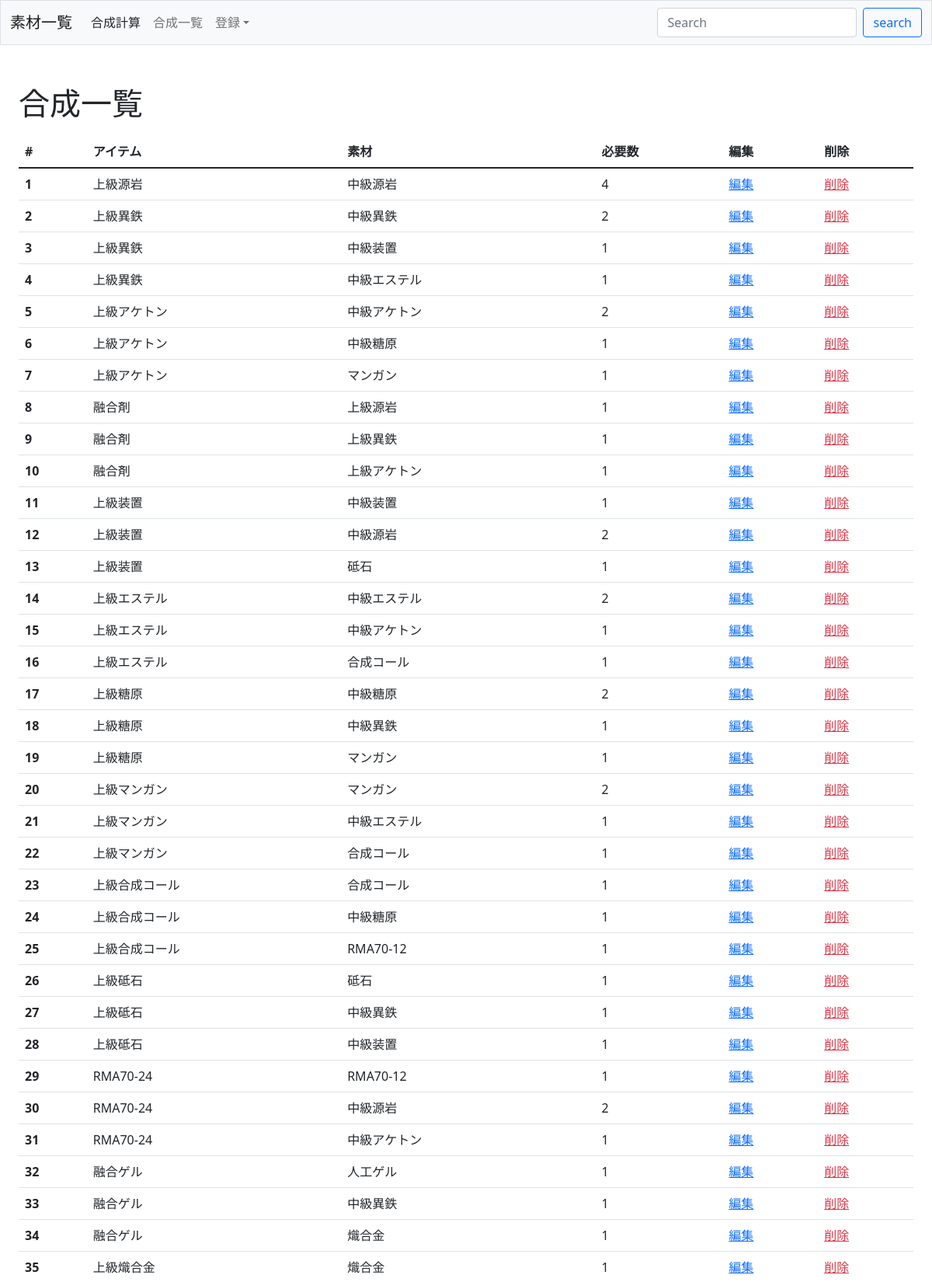
The page /composite/list/composite/ (upper part) on the database its author committed.
### composite/models.py (models this page shows, shortened)
class Composite(models.Model):
    item = models.ForeignKey(
        Item,
        on_delete=models.CASCADE,
        related_name='composite_items',
    )
    material = models.ForeignKey(
        Item,
        on_delete=models.CASCADE,
        related_name='composite_materials',
    )
    quantity = models.PositiveIntegerField(default=1)

class Item(models.Model):
    name = models.CharField(max_length=100, unique=True)
    thumbnail = models.ImageField()
    rarity = models.CharField(
        max_length=100,
        choices=RARITY
    )
    def __str__(self):
        return self.name

### composite/views.py (the view)
# urls.py: path('composite/list/composite/', views.ListCompView.as_view(), name='list-composite'),
class ListCompView(ListView):
    template_name = 'composite/comp_listcomp.html'
    model = Composite

### composite/templates/composite/comp_listcomp.html (shortened to what this page needs)
{% extends 'base.html' %}
{% block h1 %}合成一覧{% endblock %}
{% block content %}
    <table class="table">
        <thead>
            <tr>
                <th scope="col">#</th>
                <th scope="col">アイテム</th>
                <th scope="col">素材</th>
                <th scope="col">必要数</th>
                <th scope="col">編集</th>
                <th scope="col">削除</th>
            </tr>
        </thead>
        <tbody>
            {% for composite in object_list %}
            <tr>
                <th scope="row">{{ forloop.counter }}</th>
                <td>{{ composite.item }}</td>
                <td>{{ composite.material }}</td>
                <td>{{ composite.quantity }}</td>
                <td><a href="{% url 'update-composite' composite.pk %}" class="link-primary">編集</a></td>
                <td><a href="{% url 'delete-composite' composite.pk %}" class="link-danger">削除</a></td>
            </tr>
            {% endfor %}
        </tbody>
    </table>
{% endblock %}

### rows shown on the page
Composite: item "上級源岩", material "中級源岩", quantity "4"
Composite: item "上級異鉄", material "中級異鉄", quantity "2"
Composite: item "上級異鉄", material "中級装置", quantity "1"
Composite: item "上級異鉄", material "中級エステル", quantity "1"
Composite: item "上級アケトン", material "中級アケトン", quantity "2"
Composite: item "上級アケトン", material "中級糖原", quantity "1"
Composite: item "上級アケトン", material "マンガン", quantity "1"
Composite: item "融合剤", material "上級源岩", quantity "1"
Composite: item "融合剤", material "上級異鉄", quantity "1"
Composite: item "融合剤", material "上級アケトン", quantity "1"
Composite: item "上級装置", material "中級装置", quantity "1"
Composite: item "上級装置", material "中級源岩", quantity "2"
Composite: item "上級装置", material "砥石", quantity "1"
Composite: item "上級エステル", material "中級エステル", quantity "2"
Composite: item "上級エステル", material "中級アケトン", quantity "1"
Composite: item "上級エステル", material "合成コール", quantity "1"
Composite: item "上級糖原", material "中級糖原", quantity "2"
Composite: item "上級糖原", material "中級異鉄", quantity "1"
Composite: item "上級糖原", material "マンガン", quantity "1"
Composite: item "上級マンガン", material "マンガン", quantity "2"
Composite: item "上級マンガン", material "中級エステル", quantity "1"
Composite: item "上級マンガン", material "合成コール", quantity "1"
Composite: item "上級合成コール", material "合成コール", quantity "1"
Composite: item "上級合成コール", material "中級糖原", quantity "1"
Composite: item "上級合成コール", material "RMA70-12", quantity "1"
Composite: item "上級砥石", material "砥石", quantity "1"
Composite: item "上級砥石", material "中級異鉄", quantity "1"
Composite: item "上級砥石", material "中級装置", quantity "1"
Composite: item "RMA70-24", material "RMA70-12", quantity "1"
Composite: item "RMA70-24", material "中級源岩", quantity "2"
Composite: item "RMA70-24", material "中級アケトン", quantity "1"
Composite: item "融合ゲル", material "人工ゲル", quantity "1"
Composite: item "融合ゲル", material "中級異鉄", quantity "1"
Composite: item "融合ゲル", material "熾合金", quantity "1"
Composite: item "上級熾合金", material "熾合金", quantity "1"
